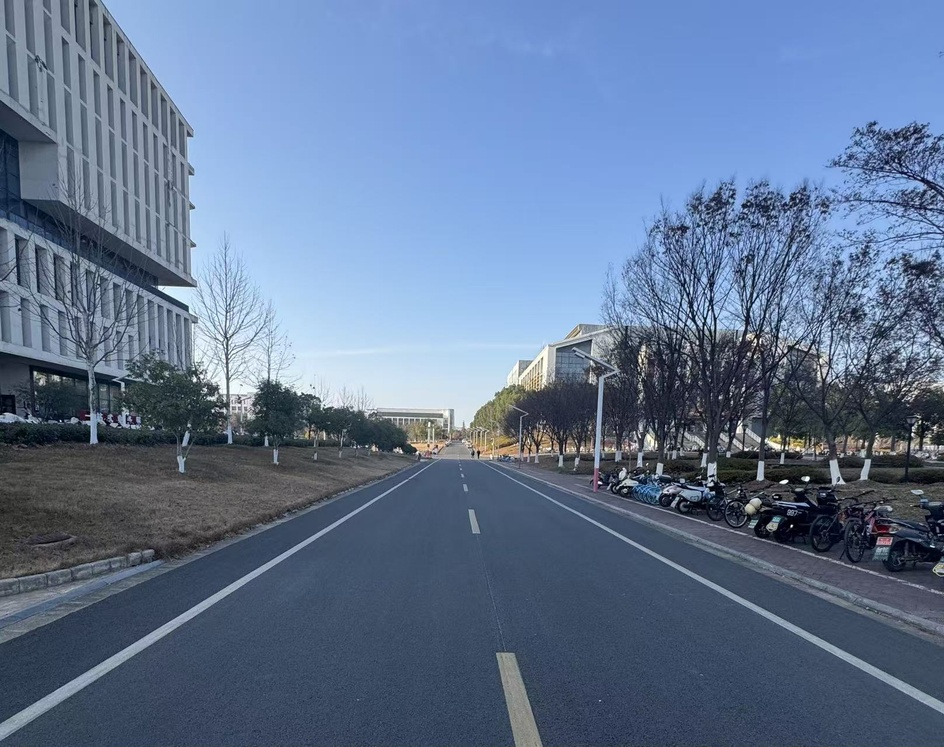
#> input picture lab2/campus_road.jpg, 944 x 747 px, shrunk from 1616 x 1279 before the run
$ jupyter execute '实验二代码.ipynb'   (shell and % lines are left out)
#> lines starting #> are read from the running program, lines starting #| are printed output that depends on the picture; after the words box and inside, x2 and y2 are one past the last pixel; in counts of white or black regions, pixels touching at a corner belong together
# 实验二：基于霍夫变换的车道线检测

## 1. 实验背景与环境配置

**算法分析：**
车道线检测是自动驾驶感知层的核心任务之一。在经典计算机视觉领域，该任务通常被建模为“边缘检测 + 几何形状拟合”的问题。
* **OpenCV (`cv2`)**: 提供了底层的图像处理算子（如 Canny, HoughLines）。
* **NumPy**: 图像在计算机中本质上是矩阵，NumPy 用于高效的矩阵运算和掩膜（Mask）生成。
* **Matplotlib**: 用于在 Notebook 中可视化处理过程中的中间结果（如边缘图、掩膜图），便于调试参数。

本实验将通过流水线（Pipeline）的方式处理图像，逐步提取车道特征。

[cell 1]
import matplotlib.pyplot as plt
import matplotlib.image as mpimg
import numpy as np
import cv2

plt.rcParams['font.sans-serif'] = ['SimHei']  # 用于正常显示中文标签
plt.rcParams['axes.unicode_minus'] = False    # 用于正常显示负号

# 设置 Jupyter Notebook 的命令，使图像直接嵌入页面显示

print("环境配置完成。OpenCV版本:", cv2.__version__)

## 2. 图像预处理：降维与去噪

**算法分析：**
在进行边缘检测之前，必须对原始图像进行预处理，主要包含两个步骤：

1.  **灰度化 (Grayscale Conversion)**:
    * **原理**: 彩色图像包含 R, G, B 三个通道，数据量大且受环境光色温影响大。车道线识别主要依赖于**亮度突变**（如白色车道线与黑色沥青路的对比），而非色彩信息。
    * **公式**: $Y = 0.299R + 0.587G + 0.114B$。将三通道降维至单通道，显著减少后续计算量。

2.  **高斯模糊 (Gaussian Blur)**:
    * **原理**: 校园道路环境复杂，路面可能有树影、石子或裂缝，这些高频纹理会在边缘检测中产生大量噪点（假阳性）。
    * **操作**: 使用高斯核与图像进行卷积。
    * **参数分析 (`kernel_size`)**: 核大小必须是奇数（如 3, 5, 7）。对于分辨率较高的手机拍摄图片，推荐使用 **5x5** 或 **7x7** 的核。核越大，图像越模糊，抗噪能力越强，但可能会模糊掉远处的细小车道线。

[cell 2]
def grayscale(img):
    """将 RGB 图像转换为灰度图"""
    return cv2.cvtColor(img, cv2.COLOR_RGB2GRAY)


def gaussian_blur(img, kernel_size):
    """
    使用高斯核对图像进行平滑处理
    kernel_size: 高斯核大小 (例如 5 表示 5x5 矩阵)
    """
    return cv2.GaussianBlur(img, (kernel_size, kernel_size), 0)

# --- 执行代码 ---
# 读取图片 (请修改为你的文件名)
image = mpimg.imread('campus_road.jpg')
#> image is the input picture: shape (747, 944, 3); mean R, G, B 97.3, 116.8, 145.9

# 如果图片读取为浮点数 (0-1)，则乘以 255 并转为整数 (0-255)
if image.dtype == np.float32 or image.dtype == np.float64:
    image = (image * 255).astype(np.uint8)

# 通道数转换 (4通道 -> 3通道)
# 如果图片有透明度通道 (RGBA)，去掉它，只保留 RGB
if len(image.shape) > 2 and image.shape[2] == 4:
    image = cv2.cvtColor(image, cv2.COLOR_RGBA2RGB)

print("当前图像 Shape:", image.shape)  # 必须是 (高度, 宽度, 3) 才能运行成功
#| 当前图像 Shape: (747, 944, 3)
print("当前图像数据类型:", image.dtype)  # 应该是 uint8
#| 当前图像数据类型: uint8

# 1. 灰度化
gray_img = grayscale(image)

# 2. 高斯模糊
kernel_size = 5
blur_img = gaussian_blur(gray_img, kernel_size)

# 展示对比
f, (ax1, ax2) = plt.subplots(1, 2, figsize=(12, 5))
ax1.set_title('灰度图')
ax1.imshow(gray_img, cmap='gray')
ax2.set_title('高斯模糊（降噪）')
ax2.imshow(blur_img, cmap='gray')
plt.show()

## 3. Canny 边缘检测 (Edge Detection)

**算法分析：**
Canny 算子是目前最优的边缘检测算法之一，它通过计算像素梯度的幅值和方向来定位边缘。

**核心步骤：**
1.  **计算梯度**: 使用 Sobel 算子计算水平 ($G_x$) 和垂直 ($G_y$) 方向的导数，得到梯度幅值 $G = \sqrt{G_x^2 + G_y^2}$。
2.  **非极大值抑制**: 细化边缘，确保边缘只有 1 像素宽。
3.  **双阈值 (Double Thresholding) 机制**:
    * **High Threshold**: 高于此值的像素被确认为“强边缘”。
    * **Low Threshold**: 低于此值的被抛弃；介于两者之间的像素，只有当它们与“强边缘”相连时才会被保留。

**针对校园道路的参数调整：**
* **Low Threshold**: 建议设为 50 左右。如果太低，会检测到路面的微小裂缝。
* **High Threshold**: 建议设为 150 左右（通常保持 1:2 或 1:3 的比例）。在树影斑驳的校园路面上，适当调高此值可以过滤掉阴影边缘。
* **本实验调参值**: `canny_low=50`, `canny_high=150`。

[cell 3]
def canny(img, low_threshold, high_threshold):
    """应用 Canny 边缘检测"""
    return cv2.Canny(img, low_threshold, high_threshold)

# --- 执行代码 ---
canny_low = 50
canny_high = 150

edges = canny(blur_img, canny_low, canny_high)
#> in canny, `return cv2.Canny(img, low_threshold, high_threshold)`:
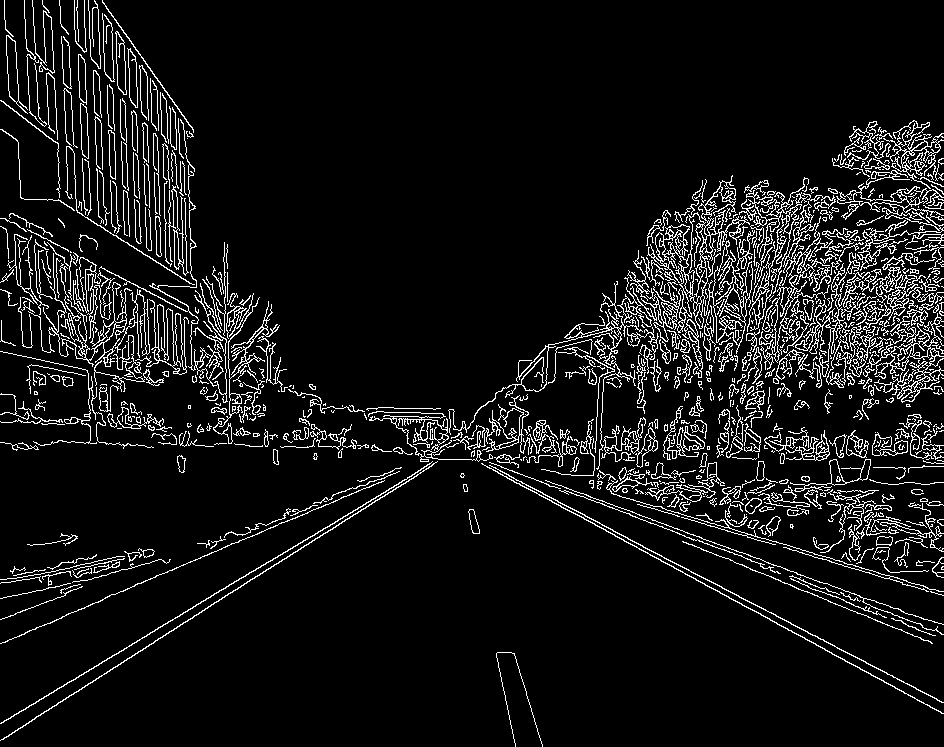
#> returned value: shape (747, 944); 8.1% white in thin lines or dots

# 展示边缘检测结果
plt.figure(figsize=(10, 6))
plt.title("Canny 边缘")
plt.imshow(edges, cmap='gray')
plt.show()

## 4. 感兴趣区域 (ROI) 掩膜提取

**算法分析：**
边缘检测是全局的，它会把天空、树木、建筑物的轮廓都提取出来。为了让霍夫变换只关注车道线，我们需要定义一个**Mask（掩膜）**。

**几何逻辑：**
* **视点假设**: 假设相机固定在车头或手持拍摄，车道线必然汇聚于图像中心的远点，并延伸至图像底部的左右两侧。
* **梯形区域**: 我们定义一个梯形多边形：
    * 底边：图像底部（覆盖车头前方）。
    * 顶边：图像中心偏下位置（地平线下方）。
* **位运算**: 使用 `cv2.bitwise_and` 操作，将掩膜与边缘图相乘。掩膜外（黑色，值为0）的区域会被强制置零，掩膜内（白色，值为1）的区域保留。

**注意**: 校园道路通常较窄，且可能有行人，所以 ROI 的顶边不要设置得太宽。本图像调参后顶边高度约为 **0.55H**，左右顶点约为 **0.3W** 和 **0.7W**，用于覆盖车道线并排除两侧杂波。实际使用可根据图像微调。

[cell 4]
def region_of_interest(img, vertices):
    """
    应用图像掩膜
    img: 输入图像 (Canny 结果)
    vertices: 多边形顶点坐标 (numpy array)
    """
    mask = np.zeros_like(img)

    # 定义掩膜填充颜色 (对于灰度图是 255)
    ignore_mask_color = 255

    # 填充多边形
    cv2.fillPoly(mask, vertices, ignore_mask_color)

    # 执行与操作，保留感兴趣区域
    masked_image = cv2.bitwise_and(img, mask)
    return masked_image

# --- 执行代码 ---
imshape = image.shape
height = imshape[0]
width = imshape[1]

# 定义梯形顶点：(左下, 左上, 右上, 右下)
# 这里的比例参数需要根据你拍摄的具体图片微调
vertices = np.array([[(0, height),
                      (width * 0.3, height * 0.55),  # 左上点
                      (width * 0.7, height * 0.55),  # 右上点
                      (width, height)]], dtype=np.int32)

masked_edges = region_of_interest(edges, vertices)
#> in region_of_interest, `masked_image = cv2.bitwise_and(img, mask)`:
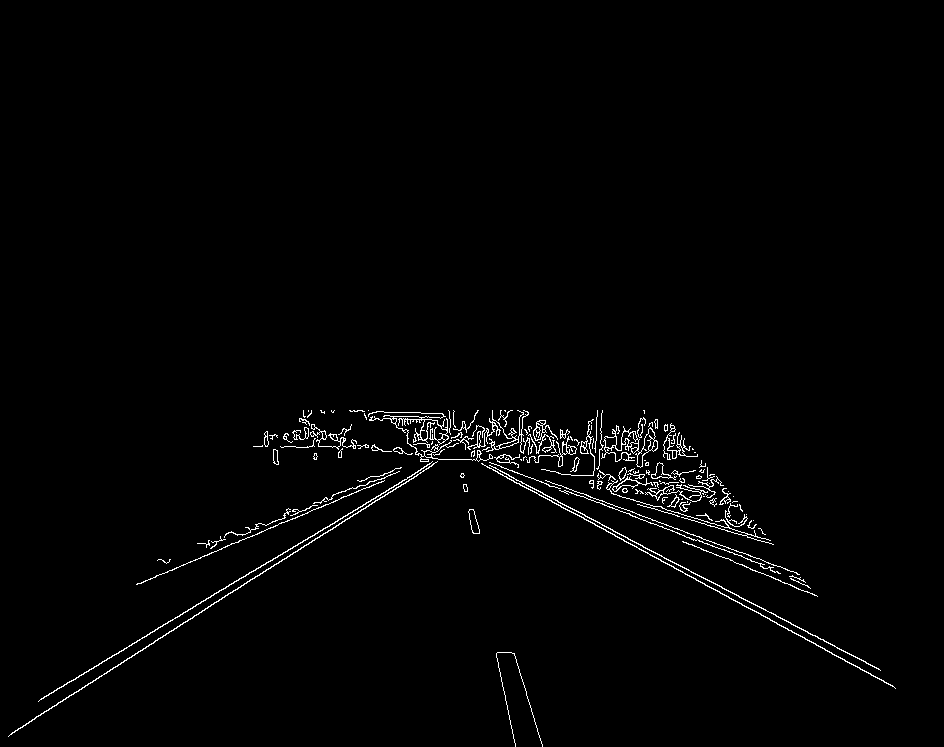
#> masked_image: shape (747, 944); 1.4% white in thin lines or dots, all inside (x1, y1, x2, y2) = (8, 410, 896, 747)

# 展示 ROI 结果
plt.figure(figsize=(10, 6))
plt.title("ROI 掩膜后的边缘")
plt.imshow(masked_edges, cmap='gray')
plt.show()

## 5. 霍夫变换与车道线拟合 (Probabilistic Hough Transform)

**算法分析：**
这是实验的核心步骤，用于从离散的边缘点中提取数学上的直线方程。

**数学原理：**
* **参数空间映射**: 笛卡尔坐标系中的一条直线 $y=kx+b$ 无法表示垂直线。霍夫变换使用极坐标 $(\rho, \theta)$ 表示直线：$\rho = x \cos \theta + y \sin \theta$。
* **投票机制**: 图像空间中的每一个边缘点，对应参数空间中的一条正弦曲线。如果多条正弦曲线交于一点 $(\rho_0, \theta_0)$，则说明这些点共线。

**HoughLinesP 参数详解：**
本实验使用累计概率霍夫变换 (`HoughLinesP`)，它比标准霍夫变换更快，且直接返回线段端点。
* `rho` (1): 距离精度，设为 1 像素。
* `theta` (np.pi/180): 角度精度，设为 1 度。
* `threshold` (150): **投票阈值**。只有当一条直线上至少有 150 个像素点时，才会被认定为直线。
* `minLineLength` (90): **最小线长**。小于此长度的线段被视为噪点（如路面斑点）。
* `maxLineGap` (50): **最大断裂距离**。它允许算法把中间断开不超过 50 像素的两条线段连接成一条线。

**线段融合与延伸：**
为避免同一车道出现多条短线段，先按斜率符号划分左右车道并以线段长度加权平均得到代表线。随后根据线段的高度分布选取共同的上端点 `y2_common`，结合 `y2_ratio` 与 `y2_percentile` 控制延伸长度，避免过长或左右不一致。辅助参数 `min_slope=0.5` 用于过滤接近水平的线段。

[cell 5]
def make_line_points(y1, y2, line):
    """根据斜率和截距计算线段端点"""
    if line is None:
        return None
    slope, intercept = line
    if slope == 0:
        return None
    x1 = int((y1 - intercept) / slope)
    x2 = int((y2 - intercept) / slope)
    return (x1, y1, x2, y2)


def average_slope_intercept(lines, min_slope=0.5):
    """按左右车道分组并用线段长度加权平均"""
    left = []
    right = []
    left_y = []
    right_y = []
    if lines is None:
        return None, None, [], []
    for line in lines:
        for x1, y1, x2, y2 in line:
            if x1 == x2: # 忽略垂直线（斜率无穷大），防止报错
                continue
            slope = (y2 - y1) / (x2 - x1) # 计算斜率 k = (y2-y1) / (x2-x1)
            if abs(slope) < min_slope: # 如果斜率太小（绝对值 < 0.5），说明线接近水平，通常是路面的减速带、阴影边界或引擎盖
                continue
            intercept = y1 - slope * x1 # 计算截距 b = y - kx
            length = np.hypot(x2 - x1, y2 - y1) # 计算线段长度（勾股定理），用于加权平均

            # --- 分类逻辑 (图像坐标系 Y 轴向下) ---
            # 斜率 < 0：左上到右下？不对。
            # 在图像坐标系中：
            # 左车道：从底部(x小, y大) 到 远处(x大, y小) -> dx>0, dy<0 -> 斜率 < 0
            # 右车道：从底部(x大, y大) 到 远处(x小, y小) -> dx<0, dy<0 -> 斜率 > 0
            if slope < 0:
                left.append((slope, intercept, length))
                left_y.extend([y1, y2])
            else:
                right.append((slope, intercept, length))
                right_y.extend([y1, y2])

    def weighted_avg(lines_group):
        if not lines_group:
            return None
        slopes = np.array([l[0] for l in lines_group])
        intercepts = np.array([l[1] for l in lines_group])
        weights = np.array([l[2] for l in lines_group])
        slope = np.dot(weights, slopes) / weights.sum()
        intercept = np.dot(weights, intercepts) / weights.sum()
        return slope, intercept

    left_lane = weighted_avg(left)
    right_lane = weighted_avg(right)
    return left_lane, right_lane, left_y, right_y


def pick_y2(y_values, y2_default, y2_percentile=20):
    """根据线段高度分布选取稳定的上端点"""
    if not y_values:
        return y2_default
    y_candidate = int(np.percentile(y_values, y2_percentile))
    return max(y2_default, y_candidate)


def draw_lines(img, lines, color=[255, 0, 0], thickness=12, min_slope=0.5, y2_ratio=0.6, y2_percentile=20):
    """为左右车道各绘制一条代表直线"""
    if lines is None:
        return
    left_lane, right_lane, left_y, right_y = average_slope_intercept(lines, min_slope=min_slope)
    y1 = img.shape[0]
    y2_default = int(img.shape[0] * y2_ratio)
    all_y = left_y + right_y
    y2_common = pick_y2(all_y, y2_default, y2_percentile)

    for lane in (left_lane, right_lane):
        pts = make_line_points(y1, y2_common, lane)
        if pts is None:
            continue
        x1, y1, x2, y2 = pts
        cv2.line(img, (x1, y1), (x2, y2), color, thickness)


def hough_lines(img, rho, theta, threshold, min_line_len, max_line_gap,
                min_slope=0.5, y2_ratio=0.6, y2_percentile=20, thickness=12):
    """
    img: ROI 边缘图
    返回: 绘制了车道线的空白图像
    """
    # 运行概率霍夫变换
    lines = cv2.HoughLinesP(img, rho, theta, threshold, np.array([]),
                            minLineLength=min_line_len, maxLineGap=max_line_gap)

    # 创建黑底图用于画线
    line_img = np.zeros((img.shape[0], img.shape[1], 3), dtype=np.uint8)

    draw_lines(line_img, lines, thickness=thickness, min_slope=min_slope,
               y2_ratio=y2_ratio, y2_percentile=y2_percentile)
    return line_img

# --- 执行代码 ---
rho = 1
theta = np.pi/180
hough_threshold = 150
min_length = 90
max_gap = 50
min_slope = 0.5
y2_ratio = 0.6
y2_percentile = 20
line_thickness = 12

line_image = hough_lines(
    masked_edges,
    rho,
    theta,
    hough_threshold,
    min_length,
    max_gap,
    min_slope=min_slope,
    y2_ratio=y2_ratio,
    y2_percentile=y2_percentile,
    thickness=line_thickness,
)
#> in hough_lines, `lines = cv2.HoughLinesP(img, rho, theta, threshold, np.array([]), minL..`: lines = 13 rows, first 6: [39, 700, 520, 411], [44, 696, 504, 419], [643, 547, 834, 645], [397, 412, 589, 518], [158, 638, 523, 410], [394, 412, 788, 630]
#> the loop in average_slope_intercept, `for line in lines:` made 13 passes
#> after the loop in average_slope_intercept, `for line in lines:`: left = [(-0.601, 723.4, 561.1), (-0.602, 722.5, 537), (-0.625, 736.7, 430.4), (-0.642, 738.5, 142.6), (-0.646, 741.2, 309.6)]; left_y = [700, 411, 696, 419, 638, 410, 487, 410, 727, 559]; right = [(0.513, 217.1, 214.7), (0.552, 192.8, 219.3), (0.553, 194, 450.3)]; right_y = [547, 645, 412, 518, 412, 630]
#> in weighted_avg, `slopes = np.array([l[0] for l in lines_group])`: slopes = [-0.601, -0.602, -0.625, -0.642, -0.646]
#> in weighted_avg, `intercepts = np.array([l[1] for l in lines_group])`: intercepts = [723.4, 722.5, 736.7, 738.5, 741.2]
#> in weighted_avg, `weights = np.array([l[2] for l in lines_group])`: weights = [561.1, 537, 430.4, 142.6, 309.6]
#> in weighted_avg, `slope = np.dot(weights, slopes) / weights.sum()`: slope = -0.616
#> in weighted_avg, `intercept = np.dot(weights, intercepts) / weights.sum()`: intercept = 729.9
#> in average_slope_intercept, `left_lane = weighted_avg(left)`: left_lane = (-0.616, 729.9)
#> in average_slope_intercept, `right_lane = weighted_avg(right)`: right_lane = (0.543, 199.3)
#> in draw_lines, `left_lane, right_lane, left_y, right_y = average_slope_intercept(lines..`: left_lane = (-0.616, 729.9); right_lane = (0.543, 199.3); left_y = [700, 411, 696, 419, 638, 410, 487, 410, 727, 559]; right_y = [547, 645, 412, 518, 412, 630]
#> in draw_lines, `all_y = left_y + right_y`: all_y = [700, 411, 696, 419, 638, 410, 487, 410, 727, 559, 547, 645, 412, 518, 412, 630]
#> in pick_y2, `y_candidate = int(np.percentile(y_values, y2_percentile))`: y_candidate = 412
#> in draw_lines, `y2_common = pick_y2(all_y, y2_default, y2_percentile)`: y2_common = 448
#> the loop in draw_lines, `for lane in (left_lane, right_lane):` made 2 passes
#> (slope in make_line_points, intercept in make_line_points, pts, y1, y2) on passes 1 to 2: (-0.616, 729.9, (-27, 747, 457, 448), 747, 448), (0.543, 199.3, (1008, 747, 457, 448), 747, 448)
#> after the loop in draw_lines, `for lane in (left_lane, right_lane):`:
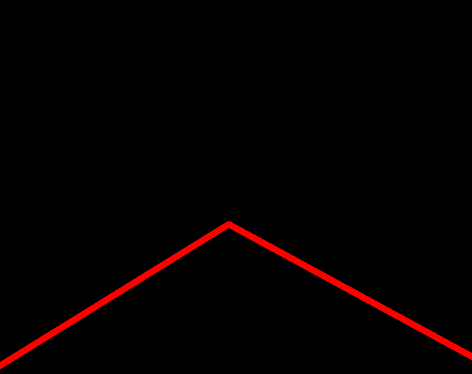
#> img: shape (747, 944, 3) (shown at 1/2 size); mean of channels 0, 1, 2 5.1, 0, 0; drawn as R, G, B

plt.figure(figsize=(10, 6))
plt.title("霍夫检测结果")
plt.imshow(line_image)
plt.show()

## 6. 结果叠加与可视化

**算法分析：**
最后一步是将检测到的车道线（红线）与原始彩色图像融合，以便直观地评估检测效果。

**融合原理：**
使用 `cv2.addWeighted` 进行加权叠加。公式为：
$$Result = \alpha \cdot \text{Src1} + \beta \cdot \text{Src2} + \gamma$$
其中：
* $\alpha=0.8$: 原图权重，保持背景清晰。
* $\beta=1.0$: 线条权重，设为 1 确保车道线高亮显示。
* $\gamma=0$: 亮度偏移量。

**实验总结：**
通过上述步骤，我们实现了从自然场景中提取几何特征的过程。如果结果中包含过多杂线，请检查 Canny 的 `canny_low` 是否过低，或提高 `hough_threshold`；如果两条线交叉成 X，可适当提高 `y2_ratio` 或 `y2_percentile`；如果只有一侧车道线，尝试降低 `min_slope` 或调整 ROI 顶边位置。

[cell 6]
def weighted_img(img, initial_img, α=0.8, β=1., γ=0.):
    """
    将 img (线条图) 叠加到 initial_img (原图) 上
    """
    return cv2.addWeighted(initial_img, α, img, β, γ)

# --- 执行代码 ---
final_result = weighted_img(line_image, image)
#> in weighted_img, `return cv2.addWeighted(initial_img, α, img, β, γ)`:
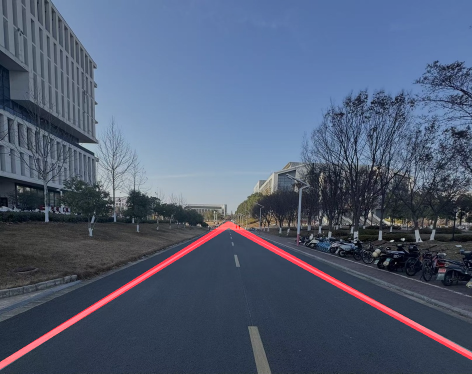
#> returned value: shape (747, 944, 3) (shown at 1/2 size); mean of channels 0, 1, 2 81.2, 93.5, 116.7; drawn as R, G, B

# 显示最终大图
plt.figure(figsize=(12, 8))
plt.imshow(final_result)
plt.title("车道线检测结果")
plt.show()

# 保存结果到文件
cv2.imwrite('output_campus_road.jpg', cv2.cvtColor(final_result, cv2.COLOR_RGB2BGR))
#> Out = True

[cell 7]
# --- 调试代码 ---

# 在这里调参
# 如果树影太多，提高 canny_low (例如 80)
# 如果两条线交叉成 X，提高 y2_ratio (例如 0.65)
# 如果线断裂，增大 max_gap (例如 50-100)
canny_low = 50
canny_high = 150
hough_threshold = 150
min_length = 90
max_gap = 50
min_slope = 0.5
y2_ratio = 0.6
y2_percentile = 20
line_thickness = 12

# 重新执行流程
gray_img = grayscale(image)
blur_img = gaussian_blur(gray_img, 5)
edges = canny(blur_img, canny_low, canny_high)

# 重新定义 ROI (最容易出错)
imshape = image.shape
height = imshape[0]
width = imshape[1]
# 这里的坐标需要你根据肉眼看图调整
vertices = np.array([[(0, height),
                      (width * 0.3, height * 0.55),
                      (width * 0.7, height * 0.55),
                      (width, height)]], dtype=np.int32)
masked_edges = region_of_interest(edges, vertices)

# 霍夫变换
lines = cv2.HoughLinesP(masked_edges, 1, np.pi/180, hough_threshold, np.array([]),
                        minLineLength=min_length, maxLineGap=max_gap)
line_img = np.zeros((height, width, 3), dtype=np.uint8)
draw_lines(line_img, lines, thickness=line_thickness, min_slope=min_slope,
           y2_ratio=y2_ratio, y2_percentile=y2_percentile)
#> the loop in average_slope_intercept (call 2), `for line in lines:` made 13 passes
#> the loop in draw_lines (call 2), `for lane in (left_lane, right_lane):` made 2 passes

# --- 画出四张图进行诊断 ---
plt.figure(figsize=(20, 10))

plt.subplot(2,2,1)
plt.title("1. Canny 边缘")
plt.imshow(edges, cmap='gray')
# 诊断：如果这里噪点太多，说明 Canny 阈值偏低或需要颜色过滤。

plt.subplot(2,2,2)
plt.title("2. ROI 掩膜")
# 画出 ROI 范围给肉眼看
roi_check = np.zeros_like(gray_img)
cv2.fillPoly(roi_check, vertices, 255)
plt.imshow(cv2.addWeighted(gray_img, 0.6, roi_check, 0.4, 0), cmap='gray')
# 诊断：如果梯形没有罩住车道线，需要调整 vertices 的坐标。

plt.subplot(2,2,3)
plt.title("3. 掩膜后的边缘")
plt.imshow(masked_edges, cmap='gray')
# 诊断：如果这里看不到车道线，说明 ROI 或 Canny 参数不合适。

plt.subplot(2,2,4)
plt.title("4. 霍夫检测结果")
combined = weighted_img(line_img, image)
plt.imshow(combined)
# 诊断：如果这里杂线较多，说明掩膜后的边缘仍有噪声。

plt.show()
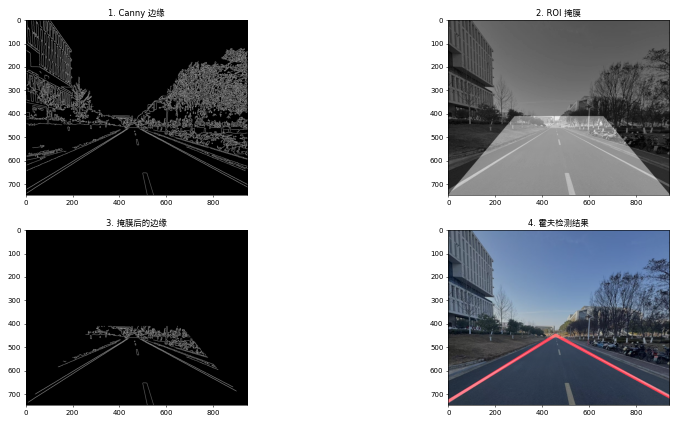
#> figure drawn by matplotlib, 4 panels
